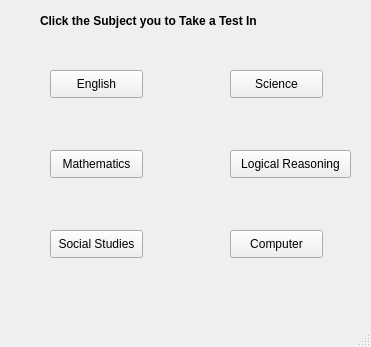
<?xml version="1.0" encoding="UTF-8"?>
<ui version="4.0">
 <class>SubjectWindow</class>
 <widget class="QMainWindow" name="SubjectWindow">
  <property name="geometry">
   <rect>
    <x>0</x>
    <y>0</y>
    <width>371</width>
    <height>347</height>
   </rect>
  </property>
  <property name="windowTitle">
   <string>Choose Subject</string>
  </property>
  <widget class="QWidget" name="centralwidget">
   <widget class="QPushButton" name="EnglishButton">
    <property name="geometry">
     <rect>
      <x>50</x>
      <y>70</y>
      <width>93</width>
      <height>28</height>
     </rect>
    </property>
    <property name="text">
     <string>English</string>
    </property>
   </widget>
   <widget class="QPushButton" name="ScienceButton">
    <property name="geometry">
     <rect>
      <x>230</x>
      <y>70</y>
      <width>93</width>
      <height>28</height>
     </rect>
    </property>
    <property name="text">
     <string>Science</string>
    </property>
   </widget>
   <widget class="QPushButton" name="MathsButton">
    <property name="geometry">
     <rect>
      <x>50</x>
      <y>150</y>
      <width>93</width>
      <height>28</height>
     </rect>
    </property>
    <property name="text">
     <string>Mathematics</string>
    </property>
   </widget>
   <widget class="QPushButton" name="LogicalReasoningButton">
    <property name="geometry">
     <rect>
      <x>230</x>
      <y>150</y>
      <width>121</width>
      <height>28</height>
     </rect>
    </property>
    <property name="text">
     <string>Logical Reasoning</string>
    </property>
   </widget>
   <widget class="QPushButton" name="SSTButton">
    <property name="geometry">
     <rect>
      <x>50</x>
      <y>230</y>
      <width>93</width>
      <height>28</height>
     </rect>
    </property>
    <property name="text">
     <string>Social Studies</string>
    </property>
   </widget>
   <widget class="QPushButton" name="ComputerButton">
    <property name="geometry">
     <rect>
      <x>230</x>
      <y>230</y>
      <width>93</width>
      <height>28</height>
     </rect>
    </property>
    <property name="text">
     <string>Computer</string>
    </property>
   </widget>
   <widget class="QLabel" name="label">
    <property name="geometry">
     <rect>
      <x>40</x>
      <y>10</y>
      <width>301</width>
      <height>21</height>
     </rect>
    </property>
    <property name="font">
     <font>
      <pointsize>9</pointsize>
      <weight>75</weight>
      <bold>true</bold>
     </font>
    </property>
    <property name="text">
     <string>Click the Subject you to Take a Test In</string>
    </property>
   </widget>
  </widget>
  <widget class="QMenuBar" name="menubar">
   <property name="geometry">
    <rect>
     <x>0</x>
     <y>0</y>
     <width>371</width>
     <height>26</height>
    </rect>
   </property>
  </widget>
  <widget class="QStatusBar" name="statusbar"/>
 </widget>
 <resources/>
 <connections/>
</ui>
